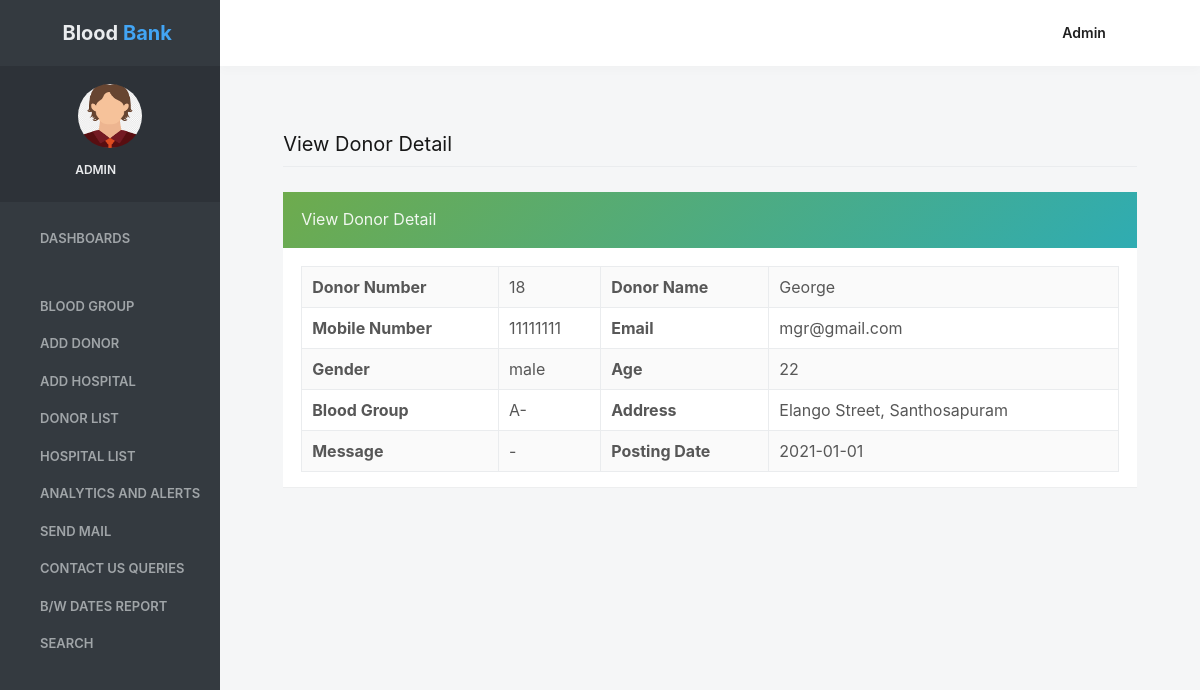
The page /view_donordetail/18 (signed in) on the database its author committed.
### bloodbank/models.py (models this page shows, shortened)
class Donor(models.Model):
    fullname = models.CharField(max_length=100)
    mobileno = models.CharField(max_length=15)
    emailid = models.CharField(max_length=50)
    gender = models.CharField(max_length=15)
    age = models.CharField(max_length=15)
    group = models.ForeignKey(Group, on_delete=models.CASCADE)
    address = models.CharField(max_length=300, null=True)
    message = models.CharField(max_length=300, null=True)
    postingdate = models.CharField(max_length=100)
    Status = models.CharField(max_length=100)
    donation_date = models.CharField(max_length=100)
    expiry_date = models.CharField(max_length=100)
    AssocHB = models.CharField(max_length=100)
    ReferenceID = models.CharField(max_length=100)

class Group(models.Model):
    bloodgroup = models.CharField(max_length=30)
    def __str__(self):
        return self.bloodgroup

### bloodbank/views.py (the view)
# urls.py: path('view_donordetail/<int:pid>',view_donordetail, name="view_donordetail"),
def view_donordetail(request, pid):
    if not request.user.is_authenticated:
        return redirect('login')
    donor = Donor.objects.filter(id=pid)
    d = {'donor': donor}
    return render(request, 'view_donordetail.html', d)

### bloodbank/templates/view_donordetail.html (shortened to what this page needs)
{% load static %}
{% block body %}
 <html lang="en" class="no-focus">
    <head>
<link rel="stylesheet" href="{% static 'adminassets/js/plugins/datatables/dataTables.bootstrap4.min.css' %}">
        <link rel="stylesheet"  href="{% static 'adminassets/css/codebase.min.css' %}">
</head>
    <body>
        <div id="page-container" class="sidebar-o sidebar-inverse side-scroll page-header-fixed main-content-narrow">
 {% include 'sidebar.html' %}
            {% include 'admin_nav.html' %}
            <main id="main-container">
                <div class="content">
                    <h2 class="content-heading">View Donor Detail</h2>
                    <div class="row">
                        <div class="col-md-12">
                            <div class="block block-themed">
                                <div class="block-header bg-gd-emerald">
                                    <h3 class="block-title">View Donor Detail</h3>
                                    <div class="block-options">
                                        <button type="button" class="btn-block-option" data-toggle="block-option" data-action="state_toggle" data-action-mode="demo">
                                            <i class="si si-refresh"></i>
                                        </button>
                                        <button type="button" class="btn-block-option" data-toggle="block-option" data-action="content_toggle"></button>
                                    </div>
                                </div>
                                <div class="block-content">
                                    {% for i in donor %}
                            <table border="1" class="table table-bordered table-striped table-vcenter js-dataTable-full-pagination">
                                            <tr>
    <th>Donor Number</th>
    <td>{{i.id}}</td>
    <th>Donor Name</th>
    <td>{{i.fullname}}</td>
  </tr>
  <tr>
    <th>Mobile Number</th>
    <td>{{i.mobileno}}</td>
   <th>Email</th>
    <td>{{i.emailid}}</td>
  </tr>
  <tr>
    <th>Gender</th>
    <td>{{i.gender}}</td>
    <th>Age</th>
    <td>{{i.age}}</td>
  </tr>
   <tr>
    <th>Blood Group</th>
    <td>{{i.group}}</td>
    <th>Address</th>
    <td>{{i.address}}</td>
  </tr>
  <tr>
    <th>Message</th>
    <td>{{i.message}}</td>
    <th>Posting Date</th>
    <td>{{i.postingdate}}</td>
  </tr>
</table>
 {% endfor %}
</div>
                                </div>
                            </div>
            </main>
        </div>
    </body>
</html>
{% endblock %}

### bloodbank/templates/sidebar.html (shortened to what this page needs)
{% load static %}
   <nav id="sidebar">
                <div id="sidebar-scroll">
                    <div class="sidebar-content">
                        <div class="content-header content-header-fullrow px-15">
                            <div class="content-header-section text-center align-parent sidebar-mini-hidden">
                                <div class="content-header-item">
                                    <a class="link-effect font-w700" href="{% url 'admin_home' %}">
                                        <i class="si si-fire text-primary"></i>
                                        <span class="font-size-xl text-dual-primary-dark">Blood </span><span class="font-size-xl text-primary">Bank</span>
                                    </a>
                                </div>
                            </div>
                        </div>
                        <div class="content-side content-side-full content-side-user px-10 align-parent">
                            <div class="sidebar-mini-hidden-b text-center">
                                <a class="img-link" href="be_pages_generic_profile.html">
                                    <img class="img-avatar" src="{% static 'adminassets/img/avatars/avatarboy729.png' %}" alt="">
                                </a>
                                <ul class="list-inline mt-10">
                                    <li class="list-inline-item">
                                        <a class="link-effect text-dual-primary-dark font-size-xs font-w600 text-uppercase" href="#">{{request.user.username}}</a>
                                    </li>
                                    <li class="list-inline-item">
                                        <a class="link-effect text-dual-primary-dark" href="{% url 'logout' %}">
                                            <i class="si si-logout"></i>
                                        </a>
                                    </li>
                                </ul>
                            </div>
                        </div>
                        <div class="content-side content-side-full">
                            <ul class="nav-main">
                                <li class="open">
                                    <a href="{% url 'admin_home' %}"><i class="si si-cup"></i><span class="sidebar-mini-hide">Dashboards</span></a>
                                </li>
                                <li class="nav-main-heading"><span class="sidebar-mini-visible">UI</span></li>
                                <li>
                                    <a class="nav-submenu" data-toggle="nav-submenu"><i class="si si-puzzle"></i>Blood Group</a>
                                </li>
                               <li>
                                    <a  href="{% url 'add_donor' %}"><i class="fa fa-edit"></i><span class="sidebar-mini-hide">Add Donor</span></a>
                                </li>
                                <li>
                                    <a  href="{% url 'add_hospital' %}"><i class="fa fa-edit"></i><span class="sidebar-mini-hide">Add Hospital</span></a>
                                </li>
                                <li>
                                    <a  href="{% url 'donorlist' %}"><i class="fa fa-users"></i><span class="sidebar-mini-hide">Donor List</span></a>
                                </li>
                                <li>
                                    <a  href="{% url 'hospitallist' %}"><i class="fa fa-users"></i><span class="sidebar-mini-hide">Hospital List</span></a>
                                </li>
                                  <li>
                                    <a  href="{% url 'graphData' %}"><i class="fa fa-users"></i><span class="sidebar-mini-hide">Analytics and Alerts</span></a>
                                </li>
                                 <li>
                                    <a  href="{% url 'sendmail' %}"><i class="fa fa-users"></i><span class="sidebar-mini-hide">Send Mail</span></a>
                                </li>
                                <li>
                                    <a class="nav-submenu" data-toggle="nav-submenu" href="#"><i class="si si-user"></i><span class="sidebar-mini-hide">Contact Us Queries</span></a>
                                </li>
                                <li>
                                    <a  href="{% url 'betweendate_report' %}"><i class="si si-vector"></i><span class="sidebar-mini-hide">B/w Dates Report</span></a>
                                </li>
                                <li>
                                    <a class="nav-submenu" data-toggle="nav-submenu" href="#"><i class="si si-trophy"></i><span class="sidebar-mini-hide">Search</span></a>
                                </li>
                            </ul>
                        </div>
                    </div>
                </div>
            </nav>

### bloodbank/templates/admin_nav.html (shortened to what this page needs)
{% load static %}
            <header id="page-header">
                <div class="content-header">
                    <div class="content-header-section">
                        <button type="button" class="btn btn-circle btn-dual-secondary" data-toggle="layout" data-action="sidebar_toggle">
                            <i class="fa fa-navicon"></i>
                        </button>
                        <div class="btn-group" role="group">
                            <button type="button" class="btn btn-circle btn-dual-secondary" id="page-header-options-dropdown" data-toggle="dropdown" aria-haspopup="true" aria-expanded="false">
                                <i class="fa fa-wrench"></i>
                            </button>
                        </div>
                        <div class="btn-group" role="group">
                            <button type="button" class="btn btn-circle btn-dual-secondary" id="page-header-themes-dropdown" data-toggle="dropdown" aria-haspopup="true" aria-expanded="false">
                                <i class="fa fa-paint-brush"></i>
                            </button>
                        </div>
                    </div>
                    <div class="content-header-section">
                        <div class="btn-group" role="group">
                            <button type="button" class="btn btn-rounded btn-dual-secondary text-capitalize" id="page-header-user-dropdown" data-toggle="dropdown" aria-haspopup="true" aria-expanded="false">
                                {{request.user.username}}<i class="fa fa-angle-down ml-5"></i>
                            </button>
                        </div>
                    </div>
                </div>
            </header>

### rows shown on the page
Donor: id "18", fullname "George", mobileno "11111111", emailid "mgr@gmail.com", gender "male", age "22", group "A-", address "Elango Street, Santhosapuram", message "-", postingdate "2021-01-01"

### other values the page prints
{{ request.user.username }} "ADMIN"
{{ request.user.username }} "Admin"
